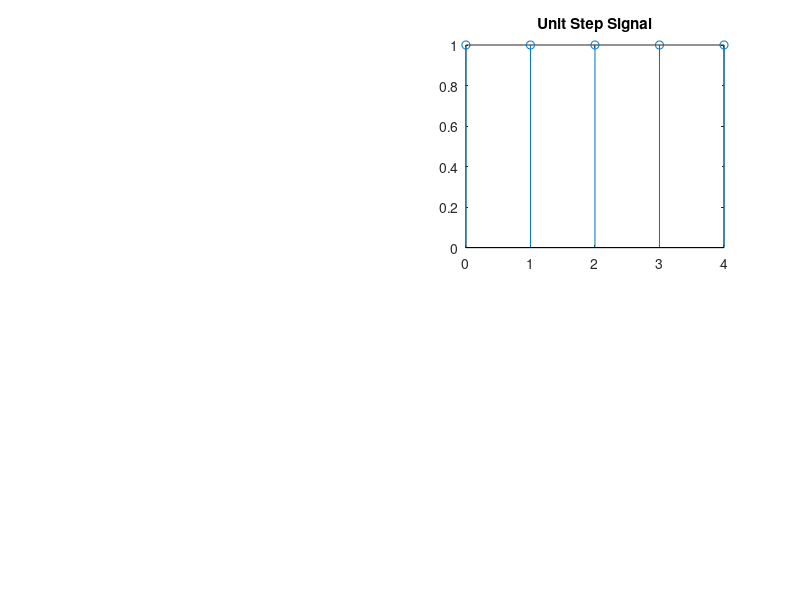

MATLAB code for this plot:
clc;
close all;
clear all;
n=input("Enter n value:");
t=0:1:n-1;
y=ones(1,n);
figure(2);
subplot(2,2,2);
stem(t,y);
title("Unit Step Signal");
